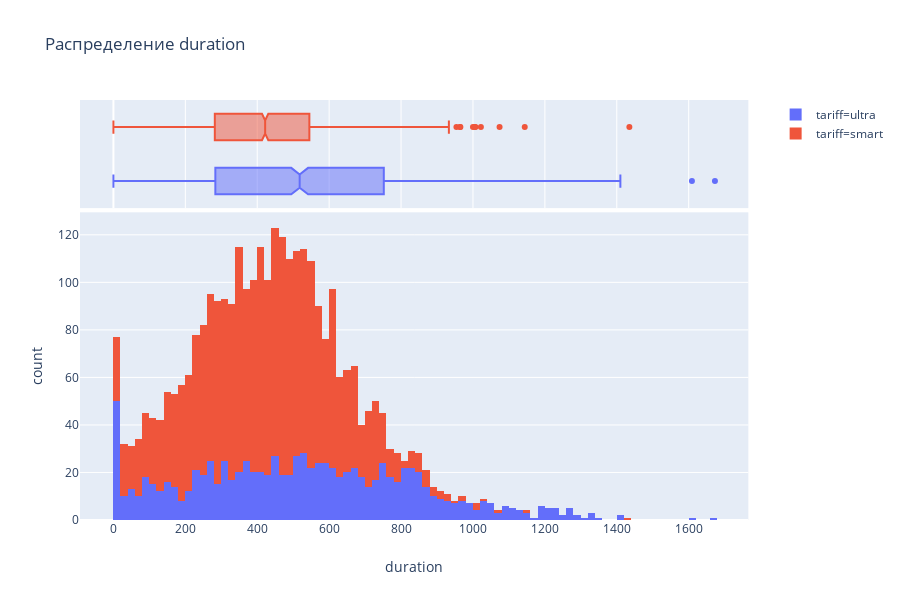
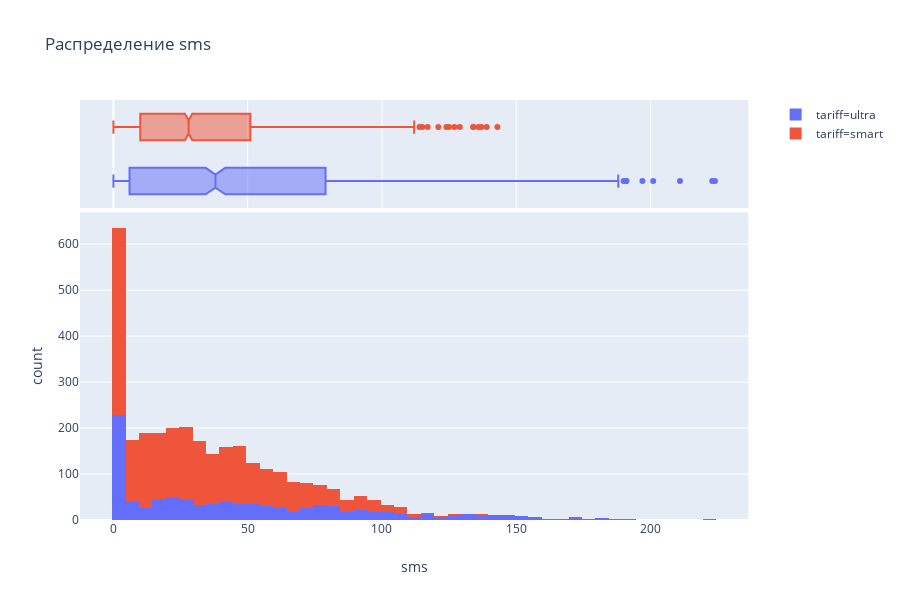
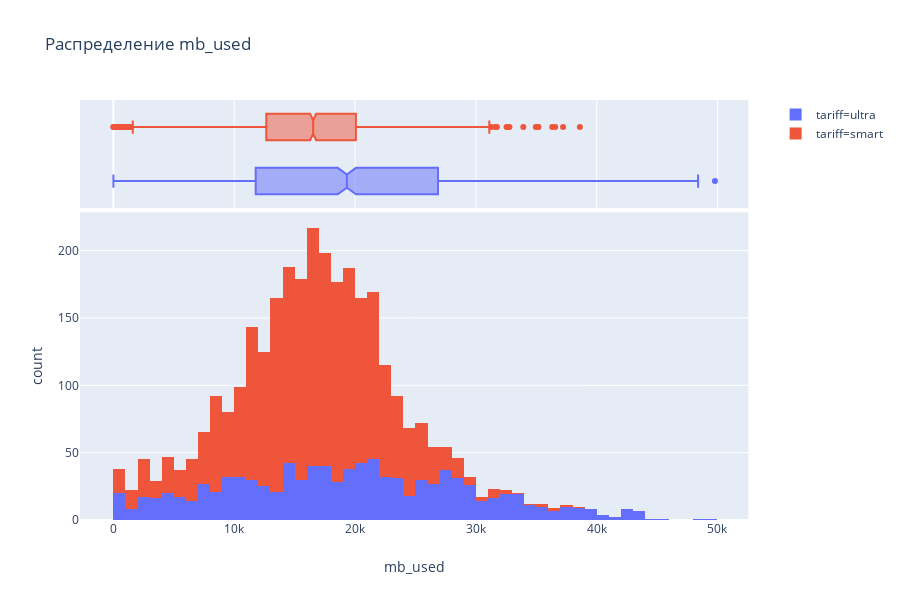
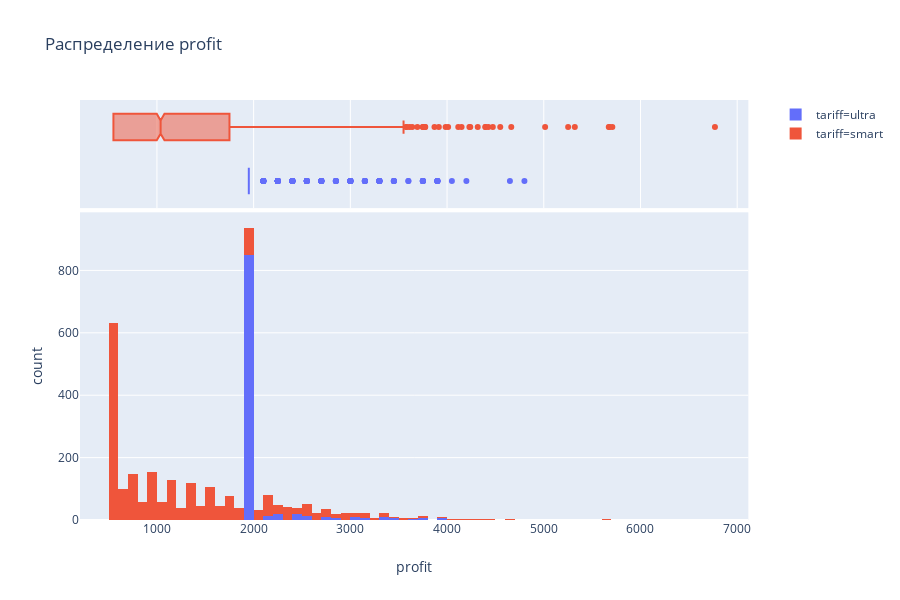

Notebook cell for these charts, in order:
### Code cell
import plotly.express as px

# типичные характеристики, пример

columns = ['duration', 'sms', 'mb_used','profit']

for col in columns:
    
    fig = px.histogram(data, x = col, marginal = 'box', color = 'tariff', title = 'Распределение '+col)
    fig.show()

### Figure 1 — Plotly figure (JSON) as saved in the notebook; plotly's stock layout.template omitted (floating-point values rounded to 4 significant figures; data arrays with more than 128 entries replaced by an {"elided": "..."} marker saying what was removed)
{"data": [{"alignmentgroup": "True", "bingroup": "x", "hoverlabel": {"namelength": 0}, "hovertemplate": "tariff=ultra<br>duration=%{x}<br>count=%{y}", "legendgroup": "tariff=ultra", "marker": {"color": "#636efa"}, "name": "tariff=ultra", "offsetgroup": "tariff=ultra", "orientation": "v", "showlegend": true, "type": "histogram", "x": {"elided": "985 int values"}, "xaxis": "x", "yaxis": "y"}, {"alignmentgroup": "True", "hoverlabel": {"namelength": 0}, "hovertemplate": "tariff=ultra<br>duration=%{x}", "legendgroup": "tariff=ultra", "marker": {"color": "#636efa"}, "name": "tariff=ultra", "notched": true, "offsetgroup": "tariff=ultra", "showlegend": false, "type": "box", "x": {"elided": "985 int values"}, "xaxis": "x2", "yaxis": "y2"}, {"alignmentgroup": "True", "bingroup": "x", "hoverlabel": {"namelength": 0}, "hovertemplate": "tariff=smart<br>duration=%{x}<br>count=%{y}", "legendgroup": "tariff=smart", "marker": {"color": "#EF553B"}, "name": "tariff=smart", "offsetgroup": "tariff=smart", "orientation": "v", "showlegend": true, "type": "histogram", "x": {"elided": "2229 int values"}, "xaxis": "x", "yaxis": "y"}, {"alignmentgroup": "True", "hoverlabel": {"namelength": 0}, "hovertemplate": "tariff=smart<br>duration=%{x}", "legendgroup": "tariff=smart", "marker": {"color": "#EF553B"}, "name": "tariff=smart", "notched": true, "offsetgroup": "tariff=smart", "showlegend": false, "type": "box", "x": {"elided": "2229 int values"}, "xaxis": "x2", "yaxis": "y2"}], "layout": {"barmode": "relative", "height": 600, "legend": {"tracegroupgap": 0}, "title": {"text": "Распределение duration"}, "xaxis": {"anchor": "y", "domain": [0, 0.98], "title": {"text": "duration"}}, "xaxis2": {"anchor": "y2", "domain": [0, 0.98], "matches": "x", "showgrid": true, "showticklabels": false}, "yaxis": {"anchor": "x", "domain": [0, 0.7326], "title": {"text": "count"}}, "yaxis2": {"anchor": "x2", "domain": [0.7426, 1], "matches": "y2", "showgrid": false, "showticklabels": false}}}

### Figure 2 — Plotly figure (JSON) as saved in the notebook; plotly's stock layout.template omitted (floating-point values rounded to 4 significant figures; data arrays with more than 128 entries replaced by an {"elided": "..."} marker saying what was removed)
{"data": [{"alignmentgroup": "True", "bingroup": "x", "hoverlabel": {"namelength": 0}, "hovertemplate": "tariff=ultra<br>sms=%{x}<br>count=%{y}", "legendgroup": "tariff=ultra", "marker": {"color": "#636efa"}, "name": "tariff=ultra", "offsetgroup": "tariff=ultra", "orientation": "v", "showlegend": true, "type": "histogram", "x": {"elided": "985 int values"}, "xaxis": "x", "yaxis": "y"}, {"alignmentgroup": "True", "hoverlabel": {"namelength": 0}, "hovertemplate": "tariff=ultra<br>sms=%{x}", "legendgroup": "tariff=ultra", "marker": {"color": "#636efa"}, "name": "tariff=ultra", "notched": true, "offsetgroup": "tariff=ultra", "showlegend": false, "type": "box", "x": {"elided": "985 int values"}, "xaxis": "x2", "yaxis": "y2"}, {"alignmentgroup": "True", "bingroup": "x", "hoverlabel": {"namelength": 0}, "hovertemplate": "tariff=smart<br>sms=%{x}<br>count=%{y}", "legendgroup": "tariff=smart", "marker": {"color": "#EF553B"}, "name": "tariff=smart", "offsetgroup": "tariff=smart", "orientation": "v", "showlegend": true, "type": "histogram", "x": {"elided": "2229 int values"}, "xaxis": "x", "yaxis": "y"}, {"alignmentgroup": "True", "hoverlabel": {"namelength": 0}, "hovertemplate": "tariff=smart<br>sms=%{x}", "legendgroup": "tariff=smart", "marker": {"color": "#EF553B"}, "name": "tariff=smart", "notched": true, "offsetgroup": "tariff=smart", "showlegend": false, "type": "box", "x": {"elided": "2229 int values"}, "xaxis": "x2", "yaxis": "y2"}], "layout": {"barmode": "relative", "height": 600, "legend": {"tracegroupgap": 0}, "title": {"text": "Распределение sms"}, "xaxis": {"anchor": "y", "domain": [0, 0.98], "title": {"text": "sms"}}, "xaxis2": {"anchor": "y2", "domain": [0, 0.98], "matches": "x", "showgrid": true, "showticklabels": false}, "yaxis": {"anchor": "x", "domain": [0, 0.7326], "title": {"text": "count"}}, "yaxis2": {"anchor": "x2", "domain": [0.7426, 1], "matches": "y2", "showgrid": false, "showticklabels": false}}}

### Figure 3 — Plotly figure (JSON) as saved in the notebook; plotly's stock layout.template omitted (floating-point values rounded to 4 significant figures; data arrays with more than 128 entries replaced by an {"elided": "..."} marker saying what was removed)
{"data": [{"alignmentgroup": "True", "bingroup": "x", "hoverlabel": {"namelength": 0}, "hovertemplate": "tariff=ultra<br>mb_used=%{x}<br>count=%{y}", "legendgroup": "tariff=ultra", "marker": {"color": "#636efa"}, "name": "tariff=ultra", "offsetgroup": "tariff=ultra", "orientation": "v", "showlegend": true, "type": "histogram", "x": {"elided": "985 int values"}, "xaxis": "x", "yaxis": "y"}, {"alignmentgroup": "True", "hoverlabel": {"namelength": 0}, "hovertemplate": "tariff=ultra<br>mb_used=%{x}", "legendgroup": "tariff=ultra", "marker": {"color": "#636efa"}, "name": "tariff=ultra", "notched": true, "offsetgroup": "tariff=ultra", "showlegend": false, "type": "box", "x": {"elided": "985 int values"}, "xaxis": "x2", "yaxis": "y2"}, {"alignmentgroup": "True", "bingroup": "x", "hoverlabel": {"namelength": 0}, "hovertemplate": "tariff=smart<br>mb_used=%{x}<br>count=%{y}", "legendgroup": "tariff=smart", "marker": {"color": "#EF553B"}, "name": "tariff=smart", "offsetgroup": "tariff=smart", "orientation": "v", "showlegend": true, "type": "histogram", "x": {"elided": "2229 int values"}, "xaxis": "x", "yaxis": "y"}, {"alignmentgroup": "True", "hoverlabel": {"namelength": 0}, "hovertemplate": "tariff=smart<br>mb_used=%{x}", "legendgroup": "tariff=smart", "marker": {"color": "#EF553B"}, "name": "tariff=smart", "notched": true, "offsetgroup": "tariff=smart", "showlegend": false, "type": "box", "x": {"elided": "2229 int values"}, "xaxis": "x2", "yaxis": "y2"}], "layout": {"barmode": "relative", "height": 600, "legend": {"tracegroupgap": 0}, "title": {"text": "Распределение mb_used"}, "xaxis": {"anchor": "y", "domain": [0, 0.98], "title": {"text": "mb_used"}}, "xaxis2": {"anchor": "y2", "domain": [0, 0.98], "matches": "x", "showgrid": true, "showticklabels": false}, "yaxis": {"anchor": "x", "domain": [0, 0.7326], "title": {"text": "count"}}, "yaxis2": {"anchor": "x2", "domain": [0.7426, 1], "matches": "y2", "showgrid": false, "showticklabels": false}}}

### Figure 4 — Plotly figure (JSON) as saved in the notebook; plotly's stock layout.template omitted (floating-point values rounded to 4 significant figures; data arrays with more than 128 entries replaced by an {"elided": "..."} marker saying what was removed)
{"data": [{"alignmentgroup": "True", "bingroup": "x", "hoverlabel": {"namelength": 0}, "hovertemplate": "tariff=ultra<br>profit=%{x}<br>count=%{y}", "legendgroup": "tariff=ultra", "marker": {"color": "#636efa"}, "name": "tariff=ultra", "offsetgroup": "tariff=ultra", "orientation": "v", "showlegend": true, "type": "histogram", "x": {"elided": "985 int values"}, "xaxis": "x", "yaxis": "y"}, {"alignmentgroup": "True", "hoverlabel": {"namelength": 0}, "hovertemplate": "tariff=ultra<br>profit=%{x}", "legendgroup": "tariff=ultra", "marker": {"color": "#636efa"}, "name": "tariff=ultra", "notched": true, "offsetgroup": "tariff=ultra", "showlegend": false, "type": "box", "x": {"elided": "985 int values"}, "xaxis": "x2", "yaxis": "y2"}, {"alignmentgroup": "True", "bingroup": "x", "hoverlabel": {"namelength": 0}, "hovertemplate": "tariff=smart<br>profit=%{x}<br>count=%{y}", "legendgroup": "tariff=smart", "marker": {"color": "#EF553B"}, "name": "tariff=smart", "offsetgroup": "tariff=smart", "orientation": "v", "showlegend": true, "type": "histogram", "x": {"elided": "2229 int values"}, "xaxis": "x", "yaxis": "y"}, {"alignmentgroup": "True", "hoverlabel": {"namelength": 0}, "hovertemplate": "tariff=smart<br>profit=%{x}", "legendgroup": "tariff=smart", "marker": {"color": "#EF553B"}, "name": "tariff=smart", "notched": true, "offsetgroup": "tariff=smart", "showlegend": false, "type": "box", "x": {"elided": "2229 int values"}, "xaxis": "x2", "yaxis": "y2"}], "layout": {"barmode": "relative", "height": 600, "legend": {"tracegroupgap": 0}, "title": {"text": "Распределение profit"}, "xaxis": {"anchor": "y", "domain": [0, 0.98], "title": {"text": "profit"}}, "xaxis2": {"anchor": "y2", "domain": [0, 0.98], "matches": "x", "showgrid": true, "showticklabels": false}, "yaxis": {"anchor": "x", "domain": [0, 0.7326], "title": {"text": "count"}}, "yaxis2": {"anchor": "x2", "domain": [0.7426, 1], "matches": "y2", "showgrid": false, "showticklabels": false}}}
